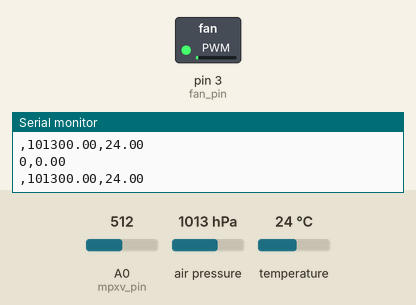
This sketch was run on a simulated Arduino Uno, built with avr-gcc and run on an emulated ATmega328P. On the bench: switched loads named in the sketch (green lamp = pin HIGH), the last lines printed to the serial monitor. The test bench sets the inputs (shaded band); at power-on: A0 (mpxv_pin) = 512, air pressure 1013 hPa, temperature 24 °C.

Above: at 4.5 s.
At 20.7 s:
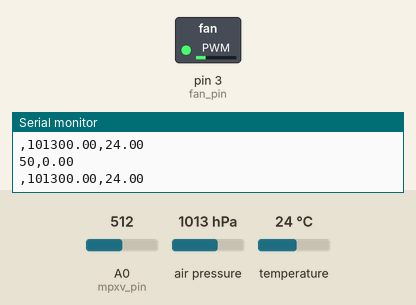
At 36.8 s:
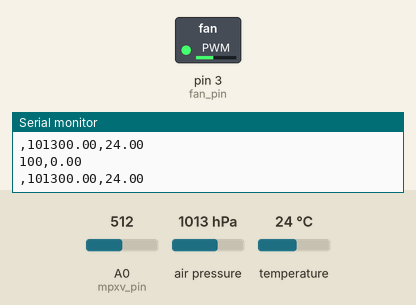
Timing chart, 0 to 38.3 s (numbered marks = the images above):
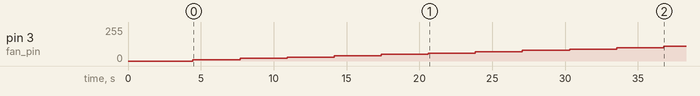

Measured:
- by itself, pin 3 (fan_pin): moves from 0/255 to 110/255 over 32.3 s

The sketch:

venturi_acq.ino
```cpp
// Pressure differential from MPXV7002DP
// with DC Fan controller via PWM, and a
// BME280 taking pressure, temp measurements
//
#include <Wire.h>
#include <Adafruit_Sensor.h>
#include <Adafruit_BME280.h>

Adafruit_BME280 bme; // I2C for BME280

// pin allocations for MPXV7002DP and fan PWM
int mpxv_pin = A0; // mpxv analog input pin
int fan_pin = 3; // PWM pin for dc fan

float V_0 = 3.3; // supply voltage to the pressure sensors

// parameters for averaging and offset
int offset = 0;
int offset_size = 10;
int mean_size = 20;
int zero_span = 2;

// dc fan pwm value
int pwm_val = 0; // PWM value for controlling fan speed
int iter_change = 0; // iterations to keep fan at specific speed
bool max_val = false; // when max PWM is reached (255), this sets it back to 0
int pwm_min = 0; // min pwm for loop
int pwm_max = 255; // max pwm for loop

// setup and calculate offset
void setup() {
  analogReference(EXTERNAL); // tell the Arduino to use 3.3V instead of 5V for analog values
  pinMode(fan_pin,OUTPUT); // setup PWM for fan

  digitalWrite(fan_pin,0); // make sure fan is off
  delay(2000);
  Serial.begin(9600); // start serial port
  delay(100);
  Serial.println("Acquisition Start"); // lets the data acquisition know you restarted
  Serial.println("PWM Value[0-255],dP[Pa],Pressure [Pa],Temp. [C]"); // header
  for (int ii=0;ii<offset_size;ii++){
    offset += analogRead(mpxv_pin)-(1023/2); // offset for MPXV7002DP
  }
  offset /= offset_size;

  unsigned status;
  status = bme.begin(); // make sure BME280 was wired/is working properly
    if (!status) {
        Serial.println("No BME280 sensor available");
        while (1); // if no BME280, stay in infinite loop
    }
}

void loop() {
  float adc_avg = 0; float delta_P = 0.0; // preallocations for variables

// average a few ADC readings for stability
  for (int ii=0;ii<mean_size;ii++){
    adc_avg+= analogRead(mpxv_pin)-offset;
  }
  adc_avg/=mean_size; // average ADC value for MPXV7002DP

  // make sure if the ADC reads outside of 512+-zero_span (this increases stability around 0 pressure)
  if (adc_avg>512-zero_span and adc_avg<512+zero_span){
  } else{
    delta_P = 5000.0*((adc_avg/1023.0)-0.5); // actual differential pressure
  }
  Serial.print(pwm_val); // print PWM value
  Serial.print(","); // comma separate

  Serial.println(delta_P); // print delta P
  Serial.print(","); // comma separate

  Serial.print(bme.readPressure()); // print barometric pressure
  Serial.print(","); // comma separate

  Serial.println(bme.readTemperature()); // print temperature

  delay(100); // delay for stability

  // iterating the PWM values
  if (iter_change>20) {
    pwm_val+=10; // this can be changed to desired increase in PWM
    if (pwm_val>=pwm_max and max_val){
      pwm_val = pwm_min; // if we're at max, go to pwm_min
      max_val = false;
    }
    if (pwm_val>pwm_max and pwm_val!=pwm_max){
      pwm_val = pwm_max; // if we overshoot, go to pwm_max
      max_val = true;
    }
    iter_change = 0; // reset to get multiple points at PWM value
    analogWrite(fan_pin,pwm_val); // write the actual PWM value
    delay(1000);
  }
  iter_change+=1; // increase iter every loop
}
```
